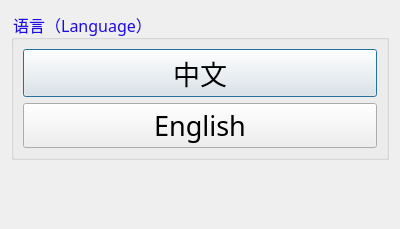
<?xml version="1.0" encoding="UTF-8"?>
<ui version="4.0">
 <class>Dialog</class>
 <widget class="QDialog" name="Dialog">
  <property name="geometry">
   <rect>
    <x>0</x>
    <y>0</y>
    <width>400</width>
    <height>229</height>
   </rect>
  </property>
  <property name="maximumSize">
   <size>
    <width>660</width>
    <height>450</height>
   </size>
  </property>
  <property name="font">
   <font>
    <family>微软雅黑</family>
    <pointsize>20</pointsize>
    <weight>50</weight>
    <bold>false</bold>
   </font>
  </property>
  <property name="windowTitle">
   <string>选择语言（Select language）</string>
  </property>
  <layout class="QVBoxLayout" name="verticalLayout_2">
   <item>
    <widget class="QGroupBox" name="groupBox">
     <property name="font">
      <font>
       <family>微软雅黑</family>
       <pointsize>12</pointsize>
       <weight>50</weight>
       <bold>false</bold>
      </font>
     </property>
     <property name="styleSheet">
      <string notr="true">QGroupBox::title{
font-weight:bold;
color:rgb(30,10,230)
}</string>
     </property>
     <property name="title">
      <string>语言（Language）</string>
     </property>
     <layout class="QVBoxLayout" name="verticalLayout">
      <item>
       <widget class="QPushButton" name="pushButton_chinese">
        <property name="sizePolicy">
         <sizepolicy hsizetype="Preferred" vsizetype="Fixed">
          <horstretch>0</horstretch>
          <verstretch>0</verstretch>
         </sizepolicy>
        </property>
        <property name="font">
         <font>
          <family>微软雅黑</family>
          <pointsize>20</pointsize>
          <weight>50</weight>
          <bold>false</bold>
         </font>
        </property>
        <property name="text">
         <string>中文</string>
        </property>
       </widget>
      </item>
      <item>
       <widget class="QPushButton" name="pushButton_english">
        <property name="sizePolicy">
         <sizepolicy hsizetype="Preferred" vsizetype="Fixed">
          <horstretch>0</horstretch>
          <verstretch>0</verstretch>
         </sizepolicy>
        </property>
        <property name="font">
         <font>
          <family>微软雅黑</family>
          <pointsize>20</pointsize>
          <weight>50</weight>
          <bold>false</bold>
         </font>
        </property>
        <property name="text">
         <string>English</string>
        </property>
       </widget>
      </item>
     </layout>
    </widget>
   </item>
   <item>
    <widget class="QLabel" name="label">
     <property name="maximumSize">
      <size>
       <width>660</width>
       <height>300</height>
      </size>
     </property>
     <property name="text">
      <string/>
     </property>
    </widget>
   </item>
  </layout>
 </widget>
 <resources/>
 <connections/>
</ui>
